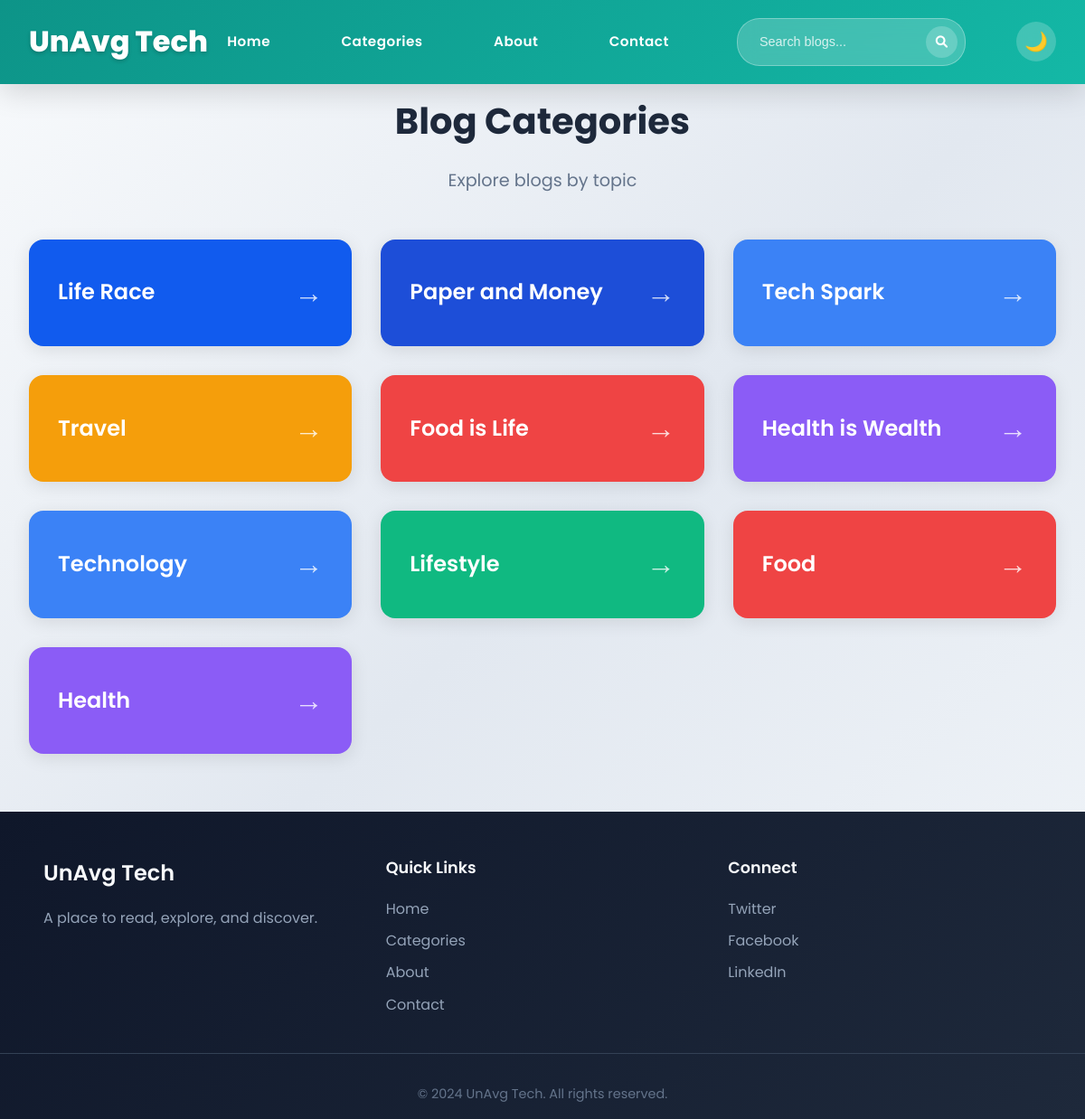
The page /categories on the database its author committed.
### tables this page shows
CREATE TABLE categories (id INTEGER PRIMARY KEY, name TEXT UNIQUE, color TEXT);

### app.py (the view)
@app.route('/categories')
def categories():
    conn = get_db_connection()
    cursor = conn.cursor()
    cursor.execute('''
        SELECT c.*, COUNT(b.id) as blog_count
        FROM categories c
        LEFT JOIN blogs b ON c.id = b.category_id
        GROUP BY c.id, c.name, c.color
        ORDER BY c.id
    ''')
    categories = cursor.fetchall()
    conn.close()
    return render_template('categories.html', categories=categories)

### app.py (called while the page is built)
def get_db_connection():
    conn = sqlite3.connect('database.db')
    conn.row_factory = sqlite3.Row
    return conn

@app.before_request
def track_visitor():
    if request.path.startswith('/admin') or request.path.startswith('/static'):
        return
    page = request.path
    ip_address = request.remote_addr
    user_agent = request.headers.get('User-Agent', 'Unknown')
    conn = get_db_connection()
    cursor = conn.cursor()
    cursor.execute('''
        INSERT INTO visitors (page, ip_address, user_agent, visited_at)
        VALUES (?, ?, ?, ?)
    ''', (page, ip_address, user_agent, datetime.now()))
    conn.commit()
    conn.close()

### UnAvgTech-Deploy/templates/categories.html (shortened to what this page needs)
{% extends "base.html" %}
{% block content %}
<div class="categories-page">
    <div class="categories-header">
        <h1>Blog Categories</h1>
        <p>Explore blogs by topic</p>
    </div>
    <div class="categories-grid">
        {% for category in categories %}
        <a href="/category/{{ category.id }}" class="category-card" style="background-color: {{ category.color }};">
            <h3>{{ category.name }}</h3>
            <span class="category-arrow">→</span>
        </a>
        {% endfor %}
    </div>
</div>
{% endblock %}

### UnAvgTech-Deploy/static/css/style.css (style rules this page uses)
* { margin: 0; padding: 0; box-sizing: border-box; }
body { font-family: 'Poppins', sans-serif; background: linear-gradient(135deg, #f8fafc 0%, #e2e8f0 50%, #f1f5f9 100%); color: #1e293b; line-height: 1.7; min-height: 100vh; transition: all 0.3s ease; }

### UnAvgTech-Deploy/templates/categories.html (style rules this page uses)
.categories-page { max-width: 1200px; margin: 100px auto 0; padding: 0 2rem; }
.categories-header { text-align: center; margin-bottom: 3rem; }
.categories-header h1 { color: #1e293b; font-size: 2.5rem; margin-bottom: 1rem; }
.categories-header p { color: #64748b; font-size: 1.2rem; }
.categories-grid { display: grid; grid-template-columns: repeat(auto-fit, minmax(300px, 1fr)); gap: 2rem; }
.category-card { display: flex; justify-content: space-between; align-items: center; padding: 2rem; border-radius: 16px; color: white; text-decoration: none; transition: all 0.3s ease; box-shadow: 0 4px 20px rgba(0, 0, 0, 0.1); }
.category-card h3 { font-size: 1.5rem; font-weight: 600; margin: 0; }
.category-arrow { font-size: 2rem; font-weight: 300; opacity: 0.8; }

### rows shown on the page
categories: name "Life Race"
categories: name "Paper and Money"
categories: name "Tech Spark"
categories: name "Travel"
categories: name "Food is Life"
categories: name "Health is Wealth"
categories: name "Technology"
categories: name "Lifestyle"
categories: name "Food"
categories: name "Health"
